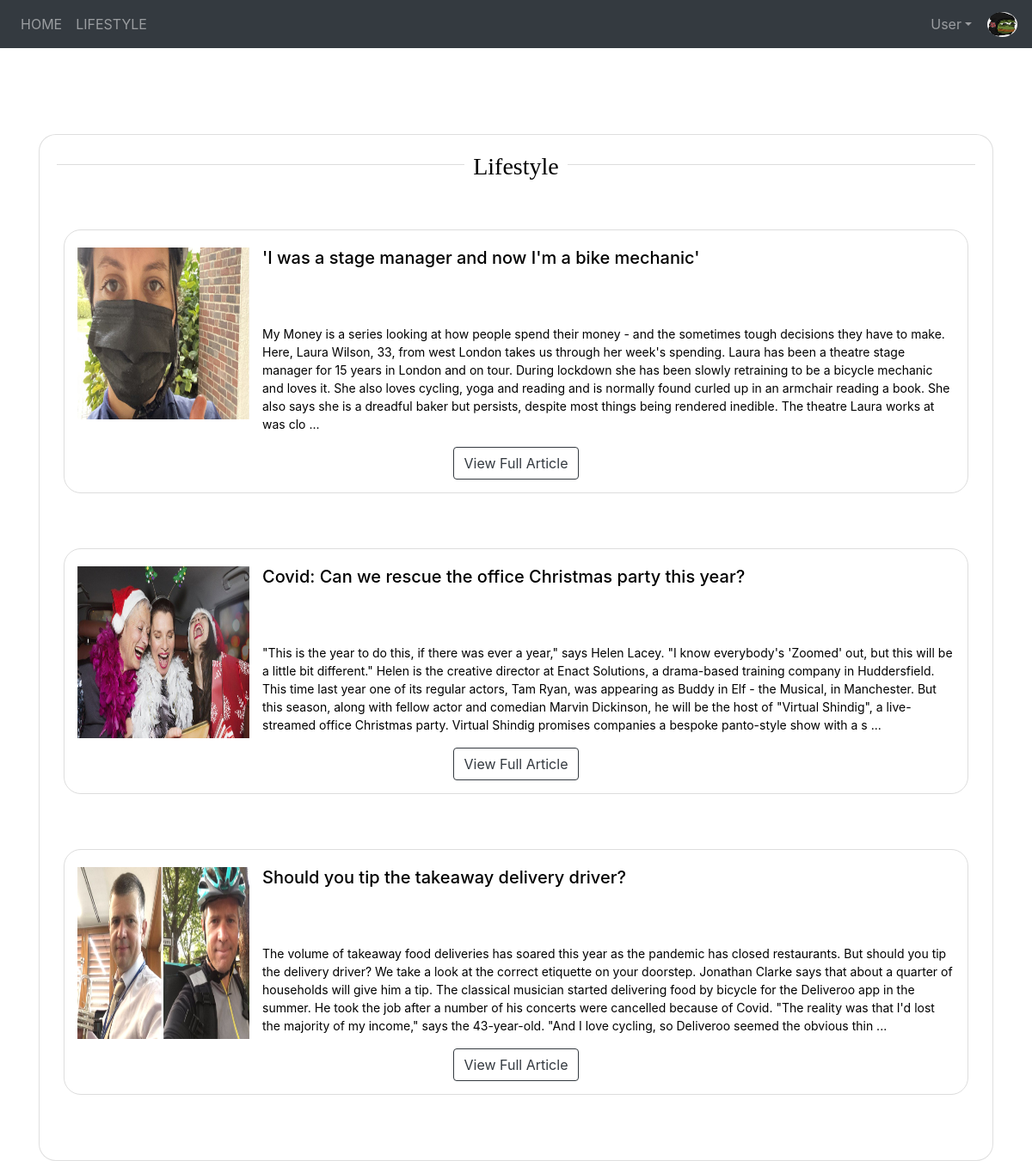
The page / (signed in) on the database its author committed.
### news/models.py (models this page shows, shortened)
class Category(models.Model):
    name = models.CharField(max_length=200)
    slug = models.SlugField()
    parent = models.ForeignKey('self', blank=True, null=True, related_name='children', on_delete=models.CASCADE)
    slug = models.SlugField(unique=True)
    class Meta:
        unique_together = ('slug', 'parent',)
        verbose_name_plural = "categories"
        ordering = ['-name']
    def get_news(self):
        return News.objects.filter(category=self)
    def __str__(self):
        full_path = [self.name]
        k = self.parent
        while k is not None:
            full_path.append(k.name)
            k = k.parent
        return ' -> '.join(full_path[::-1])

class News(models.Model):
    title = models.CharField(max_length=400)
    content = models.TextField(max_length=10000)
    date = models.DateField()
    category = models.ForeignKey('Category', null=True, blank=True,on_delete=models.DO_NOTHING )
    image = models.ImageField(null=True, blank=True, upload_to="gallery")
    likes = models.IntegerField(default=0)
    class Meta:
        ordering = ['-date']

### account/models.py (models this page shows, shortened)
class Account(AbstractBaseUser):
    username = models.CharField(verbose_name='username', max_length=20, unique=True)
    email = models.EmailField(verbose_name='email', max_length=60, unique=True)
    dob = models.DateField(verbose_name='date of birth', null=True)
    favourite = models.ManyToManyField(Category, blank=True )
    likes = models.ManyToManyField(News, related_name="users",blank=True)
    profile_picture = models.ImageField(upload_to ='profilePic/', default = 'profilePic/pp.png')
    date_joined = models.DateTimeField(verbose_name='date joined', auto_now_add=True)
    last_login = models.DateTimeField(verbose_name='last login', auto_now_add=True)
    is_admin = models.BooleanField(default=False)
    is_active = models.BooleanField(default=True)
    is_staff = models.BooleanField(default=False)
    is_superuser = models.BooleanField(default=False)
    USERNAME_FIELD = 'username'
    REQUIRED_FIELDS = ['email']
    objects = MyAccountManager()

### news/views.py (the view)
# urls.py: path('' ,home, name='news_home'),
def home(request):
    context = {}
    news = News.objects.all()
    if not request.user.is_authenticated:
        categories = Category.objects.all()
        for article in news:
            article.likes = article.users.all().count()
            article.save()
        context = {'news':news, 'categories':categories,'title': 'News'}
    else:
        user_favourite_cat = request.user.favourite.all()
        news = News.objects.filter(category=user_favourite_cat)
        news_comments = Comment.objects.prefetch_related('article').all()
        context = {
            'news':news,
            'categories':user_favourite_cat,
            'comments' : news_comments,
            'title': 'News',
            }
    return render(request, 'news/news.html', context)

### news/templates/news/news.html
{% extends 'news/base.html' %}
{% block content %}
{% if not categories%}
  <div class="card mt-5">
    <div class="card-body">
      <h2 class="text-center san  blink">You need to go into your account settings and add some categories in order to
        see news articles!</h2>
    </div>
  </div>
{%else%}
  {% for category in categories%}
  <div class="card" style="margin-top: 100px !important;" id="{{ category.name }}">
    <div class="card-body">
      <h3 class="text-center san">{{ category }}</h3>
      <div class="row mt-5 ">
        {% for news in category.get_news %}
        <div name="article" class=" d-flex p-2  panel-shadow mb-5">
          <div class="col-sm-12">
            <div class="panel panel-white post panel-shadow">
              <div class="post-heading">
                <div class="pull-left image">
                  <img style="height: 200px; width: 200px !important" src={{news.image.url}} alt="Card image cap"
                    class="img-circle avatar" alt="user profile image">
                </div>
                <div class="pull-left meta">
                  <div class="title h5">
                    <h5 class="card-text title">{{ news.title}}</h5>
                  </div>
                </div>
              </div>
              <div class="post-description">
                <p class="card-text">{{news.content | slice:"600" }} ...</p>
                <div class="text-center">
                  <a type="button" href="{% url 'article' pk=news.id %}" id="article-button"
                    class="btn btn-outline-dark stat-item" data-id={{ news.id }}>View Full Article</a>
                </div>
              </div>
            </div>
          </div>
        </div>
      {% endfor %}
    </div>
    </div>
  </div>
  {% endfor %}
{% endif %}
{% endblock %}

### news/templates/news/navbar.html (shortened to what this page needs)
 <nav class="navbar navbar-expand-lg navbar-dark navvv bg-dark mb-5">
    <div class="collapse navbar-collapse text-center" id="navbarTogglerDemo01">
      <ul class="navbar-nav mr-auto">
        <li class="nav-item">
          <a class="nav-link text-center" href="{% url 'news_home' %}">HOME</a>
      </li>
      {% for cat in categories%}
        <li class="nav-item">
          <a class="nav-link text-center" href="#{{cat.name}}">{{cat.name | upper }}</a>
        </li>
      {% endfor %}
      </ul>
      {% if request.user.is_authenticated %}
      <table class="navbar-nav">
        <tr>
          <td class="nav-item dropdown">
            <a class="nav-link p-0 pr-3 nav-link dropdown-toggle" data-toggle="dropdown" href="#">{{user.username  | capfirst}}</a>
          </td>
          <td>
            <img id="nav_profile_pic"src="{{user.profile_picture.url}}" alt="avatar image" height="29" width="35" style="border-radius: 100%;">
          </td>
        </tr>
      </table>
      {% else %}
      <div class="navbar-nav">
        <a class="nav-link" href="{% url 'register'  %}">Register</a>
        <a class="nav-link" href="{% url 'login'  %}">Login</a>
      </div>
      {%endif%}
  </nav>

### staticfiles/front/post.css (style rules this page uses)
.card { background-color: white; color: black; border-radius: 20px; }
.panel-white { border: 1px solid #ddd; border-radius: 20px; background-color: white; color: black; }
.post .post-heading { height: 95px; padding: 20px 15px; }
.post .post-heading .avatar { width: 60px; height: 60px; display: block; margin-right: 15px; }
.post .post-heading .meta .title { margin-bottom: 0; }
.post .post-description { padding: 15px; }
.post .post-description p { font-size: 14px; }
.san { display: flex; flex-direction: row; justify-content: center; text-align: center; font-family: 'Cinzel Decorative', cursive; }
.san:before, .san:after { background: #ddd; content: '\a0'; flex-grow: 1; height: 1px; position: relative; top: 0.5em; }
.san:before { margin-right:10px; }
.san:after { margin-left:10px; }

### rows shown on the page
Category: name "LIFESTYLE", name+parent "Lifestyle"
Account: username "User", profile_picture (placeholder picture)
News: image (picture), title "'I was a stage manager and now I'm a bike mechanic'", content "My Money is a series looking at how people spend their money - and the sometimes tough decisions they have to make. Here, Laura Wilson, 33, from west London takes us through her week's spending. Laura has been a theatre stage manager for 15 years in London and on tour. During lockdown she has been slowly retraining to be a bicycle mechanic and loves it. She also loves cycling, yoga and reading and is normally found curled up in an armchair reading a book. She also says she is a dreadful baker but persists, despite most things being rendered inedible. The theatre Laura works at was clo"
News: image (picture), title "Covid: Can we rescue the office Christmas party this year?", content "\"This is the year to do this, if there was ever a year,\" says Helen Lacey. \"I know everybody's 'Zoomed' out, but this will be a little bit different.\" Helen is the creative director at Enact Solutions, a drama-based training company in Huddersfield. This time last year one of its regular actors, Tam Ryan, was appearing as Buddy in Elf - the Musical, in Manchester. But this season, along with fellow actor and comedian Marvin Dickinson, he will be the host of \"Virtual Shindig\", a live-streamed office Christmas party. Virtual Shindig promises companies a bespoke panto-style show with a s"
News: image (picture), title "Should you tip the takeaway delivery driver?", content "The volume of takeaway food deliveries has soared this year as the pandemic has closed restaurants. But should you tip the delivery driver? We take a look at the correct etiquette on your doorstep. Jonathan Clarke says that about a quarter of households will give him a tip. The classical musician started delivering food by bicycle for the Deliveroo app in the summer. He took the job after a number of his concerts were cancelled because of Covid. \"The reality was that I'd lost the majority of my income,\" says the 43-year-old. \"And I love cycling, so Deliveroo seemed the obvious thin"
